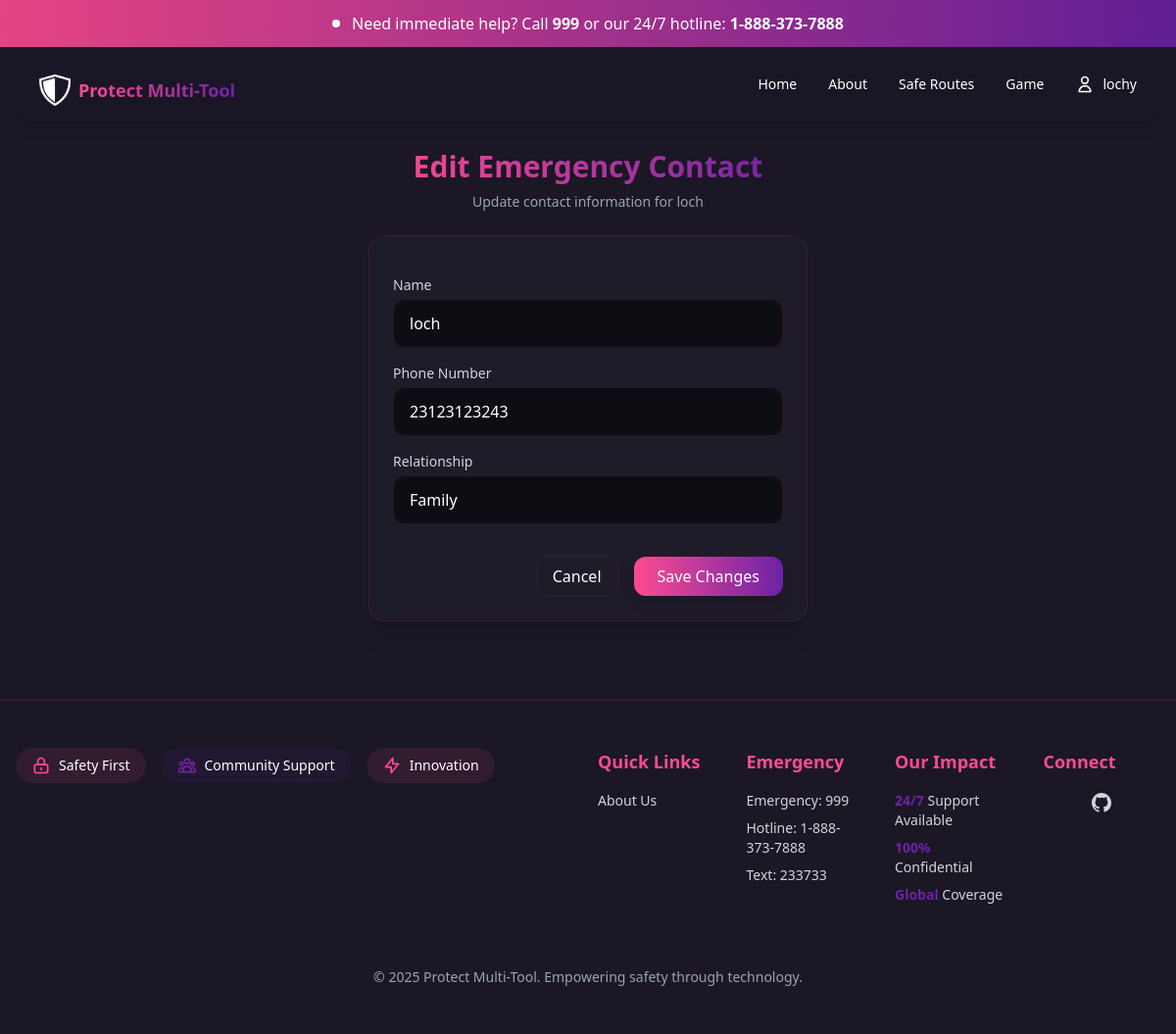
The app's page /account_home/edit-emergencycontact/1/ (signed in) with its own data.
### account_home/models.py (models this page shows, shortened)
class EmergencyContact(models.Model):
    user = models.ForeignKey(User, on_delete=models.CASCADE, related_name='emergency_contacts')
    name = models.CharField(max_length=100)
    phone = models.CharField(max_length=15)
    relationship = models.CharField(max_length=50)

### account_home/views.py (the view)
# urls.py: path('edit-emergencycontact/<int:pk>/', views.edit_emergency_contact, name='edit_emergency_contact'),
@login_required
def edit_emergency_contact(request, pk):
    contact = get_object_or_404(EmergencyContact, pk=pk, user=request.user)
    if request.method == 'POST':
        form = EmergencyContactForm(request.POST, instance=contact)
        if form.is_valid():
            form.save()
            return redirect('account_home:emergency_contact_list')
    else:
        form = EmergencyContactForm(instance=contact)
    return render(request, 'account_home/edit_contact.html', {'form': form, 'contact': contact})

### account_home/forms.py
class EmergencyContactForm(forms.ModelForm):
    class Meta:
        model = EmergencyContact
        fields = ['name', 'phone', 'relationship']
        widgets = {
            'name': forms.TextInput(attrs={'class': 'form-control'}),
            'phone': forms.TextInput(attrs={'class': 'form-control'}),
            'relationship': forms.TextInput(attrs={'class': 'form-control'}),
        }

### account_home/templates/account_home/edit_contact.html (shortened to what this page needs)
{% extends "base.html" %}
{% load static %}
{% block content %}
<div class="flex-grow container mx-auto px-4 py-8">
    <div class="max-w-md mx-auto">
        <div class="text-center mb-6">
            <h1 class="text-3xl font-bold bg-gradient-to-r from-accent to-secondary bg-clip-text text-transparent">
            </h1>
            <p class="mt-2 text-sm text-gray-400">
                Update contact information for {{ contact.name }}
            </p>
        </div>
        <div class="backdrop-blur-md bg-neutral-light/30 rounded-2xl p-6 shadow-xl border border-accent/10">
            <form method="post" class="space-y-4">
                <div>
                    <label for="{{ form.name.id_for_label }}" class="block text-sm font-medium text-gray-300 mb-1">
                        Name
                    </label>
                    <input type="text" name="{{ form.name.name }}" id="{{ form.name.id_for_label }}"
                           class="appearance-none block w-full px-4 py-3 rounded-xl
                                  bg-neutral-dark border border-accent/10 focus:border-accent
                                  focus:outline-none focus:ring-1 focus:ring-accent
                                  placeholder-gray-500 text-white"
                           value="{{ form.name.value|default:'' }}"
                           required>
                </div>
                <div>
                    <label for="{{ form.phone.id_for_label }}" class="block text-sm font-medium text-gray-300 mb-1">
                        Phone Number
                    </label>
                    <input type="tel" name="{{ form.phone.name }}" id="{{ form.phone.id_for_label }}"
                           class="appearance-none block w-full px-4 py-3 rounded-xl
                                  bg-neutral-dark border border-accent/10 focus:border-accent
                                  focus:outline-none focus:ring-1 focus:ring-accent
                                  placeholder-gray-500 text-white"
                           value="{{ form.phone.value|default:'' }}"
                           required>
                </div>
                <div>
                    <label for="{{ form.relationship.id_for_label }}" class="block text-sm font-medium text-gray-300 mb-1">
                        Relationship
                    </label>
                    <select name="{{ form.relationship.name }}" id="{{ form.relationship.id_for_label }}"
                            class="appearance-none block w-full px-4 py-3 rounded-xl
                                   bg-neutral-dark border border-accent/10 focus:border-accent
                                   focus:outline-none focus:ring-1 focus:ring-accent
                                   text-white"
                            required>
                        <option value="Family" {% if form.relationship.value == 'Family' %}selected{% endif %}>Family</option>
                    </select>
                </div>
                <div class="flex items-center justify-end space-x-4 pt-4">
                    <a href="{% url 'account_home:emergency_contact_list' %}"
                       class="px-4 py-2 rounded-xl border border-accent/10 hover:bg-accent/10
                       text-white font-medium transition-colors">
                        Cancel
                    </a>
                    <button type="submit"
                            class="px-6 py-2 rounded-xl bg-gradient-to-r from-accent to-secondary
                                   hover:from-accent-light hover:to-secondary-light text-white
                                   font-medium shadow-lg transform transition-all hover:scale-105">
                        Save Changes
                    </button>
                </div>
            </form>
        </div>
    </div>
</div>
{% endblock %}

### templates/base.html (shortened to what this page needs)
{% load static %}
<!DOCTYPE html>
<html lang="en">
<head>
    <script src="https://cdn.tailwindcss.com"></script>
</head>
<body class="min-h-screen flex flex-col bg-neutral text-white">
    <div class="fixed top-0 left-0 w-full bg-gradient-to-r from-accent to-secondary text-white z-50">
        <div class="absolute top-0 left-0 w-full h-full bg-black/10"></div>
        <div class="max-w-7xl mx-auto px-4 py-3 relative">
            <div class="flex items-center justify-center space-x-3">
                <span class="animate-pulse h-2 w-2 bg-white rounded-full"></span>
                <p class="text-sm md:text-base text font-medium">
                    Need immediate help? Call <span class="font-bold">999</span> or our 24/7 hotline: <span class="font-bold">1-888-373-7888</span>
                </p>
            </div>
        </div>
    </div>
    <nav class="fixed w-full z-40 top-9 h-16">
        <div class="mx-auto px-4 py-3">
            <div class="backdrop-blur-md bg-neutral/70 rounded-2xl shadow-lg px-6 py-4">
                <div class="flex justify-between items-center">
                    <div class="pt-3 flex items-center space-x-4">
                        <a href="{% url 'home_page:home' %}" class="flex items-center space-x-2">
                            <img src="{% static 'home_page/logo.png' %}" alt="Logo" class="h-8 w-8">
                            <span class="text-2xl md:text-lg sm:text-md font-bold bg-gradient-to-r from-accent to-secondary bg-clip-text text-transparent">
                            </span>
                        </a>
                    </div>
                    <div class="hidden md:flex items-center space-x-8">
                        {% block navigation %}
                        <a href="{% url 'home_page:home' %}" class="text-sm font-medium hover:text-accent transition-colors">Home</a>
                        <a href="{% url 'home_page:about' %}" class="text-sm font-medium hover:text-accent transition-colors">About</a>
                        {% endblock %}
                        {% if user.is_authenticated %}
                        <a href="{% url 'route_planner:planner' %}" class="text-sm font-medium hover:text-accent transition-colors">Safe Routes
                        </a>
                        <a href="{% url 'game:home' %}" class="text-sm font-medium hover:text-accent transition-colors flex items-center">
                            <span>Game</span>
                        </a>
                        <div x-data="{ open: false }" class="relative">
                            <button @click="open = !open" class="flex items-center space-x-2 text-sm font-medium hover:text-accent transition-colors">
                                <svg class="w-5 h-5" fill="none" stroke="currentColor" viewBox="0 0 24 24">
                                    <path stroke-linecap="round" stroke-linejoin="round" stroke-width="2" d="M16 7a4 4 0 11-8 0 4 4 0 018 0zM12 14a7 7 0 00-7 7h14a7 7 0 00-7-7z"/>
                                </svg>
                                <span>{{ user.profile.first_name|default:user.username }}</span>
                            </button>
                        </div>
                        {% endif %}
                    </div>
                </div>
                </div>
            </div>
    </nav>
    <main class="flex-grow container mx-auto px-4 pt-20 mt-10 pb-12">
        {% block content %}{% endblock %}
    </main>
    <footer class="bg-neutral border-t border-accent/20">
        <div class="max-w-7xl mx-auto px-4 py-12">
            <div class="flex flex-col gap-5 lg:flex-row">
                <div class="mb-10 flex flex-col items-center lg:items-start lg:w-1/2">
                    <div class="flex flex-wrap gap-4">
                        <div class="flex items-center space-x-2 bg-accent/10 rounded-full px-4 py-2">
                            <svg class="w-5 h-5 text-accent" fill="none" stroke="currentColor" viewBox="0 0 24 24">
                                <path stroke-linecap="round" stroke-linejoin="round" stroke-width="2" d="M12 15v2m-6 4h12a2 2 0 002-2v-6a2 2 0 00-2-2H6a2 2 0 00-2 2v6a2 2 0 002 2zm10-10V7a4 4 0 00-8 0v4h8z"/>
                            </svg>
                            <span class="text-sm text-white">Safety First</span>
                        </div>
                        <div class="flex items-center space-x-2 bg-secondary/10 rounded-full px-4 py-2">
                            <span class="text-sm text-white">Community Support</span>
                        </div>
                        <div class="flex items-center space-x-2 bg-accent/10 rounded-full px-4 py-2">
                            <svg class="w-5 h-5 text-accent" fill="none" stroke="currentColor" viewBox="0 0 24 24">
                                <path stroke-linecap="round" stroke-linejoin="round" stroke-width="2" d="M13 10V3L4 14h7v7l9-11h-7z"/>
                            </svg>
                            <span class="text-sm text-white">Innovation</span>
                        </div>
                    </div>
                </div>
                <div class="flex flex-col items-center lg:items-start lg:w-1/2">
                    <div class="grid grid-cols-2 sm:grid-cols-4 lg:grid-cols-4 gap-8">
                        <div class="text-center lg:text-left">
                            <h3 class="text-lg font-bold text-accent mb-4">Quick Links</h3>
                            <ul class="space-y-2 text-sm text-gray-300">
                                <li><a href="{% url 'home_page:about' %}" class="hover:text-accent transition-colors">About Us</a></li>
                            </ul>
                        </div>
                        <div class="text-center lg:text-left">
                            <h3 class="text-lg font-bold text-accent mb-4">Emergency</h3>
                            <ul class="space-y-2 text-sm text-gray-300">
                                <li>Emergency: 999</li>
                                <li>Hotline: {% if emergency_hotline %}{{ emergency_hotline }}{% else %}1-888-373-7888{% endif %}</li>
                                <li>Text: {% if emergency_text %}{{ emergency_text }}{% else %}233733{% endif %}</li>
                            </ul>
                        </div>
                        <div class="text-center lg:text-left">
                            <h3 class="text-lg font-bold text-accent mb-4">Our Impact</h3>
                            <ul class="space-y-2 text-sm">
                                <li class="text-gray-300">
                                    <span class="text-secondary font-bold">24/7</span> Support Available
                                </li>
                                <li class="text-gray-300">
                                    <span class="text-secondary font-bold">100%</span> Confidential
                                </li>
                                <li class="text-gray-300">
                                    <span class="text-secondary font-bold">Global</span> Coverage
                                </li>
                            </ul>
                        </div>
                        <div class="text-center lg:text-left">
                            <h3 class="text-lg font-bold text-accent mb-4">Connect</h3>
                            <div class="flex justify-center space-x-4">
                                <a href="https://github.com/3disturbed/Protect_Multitool/blob/main/README.md"
                                class="text-gray-300 hover:text-accent transition-colors">
                                </a>
                            </div>
                        </div>
                    </div>
                </div>
            </div>
            <div class="mt-10 pt-6 text-center text-sm text-gray-400">
                <p>&copy; {% now "Y" %} Protect Multi-Tool. {% block footer_tagline %}Empowering safety through technology.{% endblock %}</p>
            </div>
        </div>
    </footer>
</body>
</html>

### records on screen
EmergencyContact: name "loch", phone "23123123243", relationship "Family"

### other values on screen
{{ user.profile.first_name|default:user.username }} "lochy"
